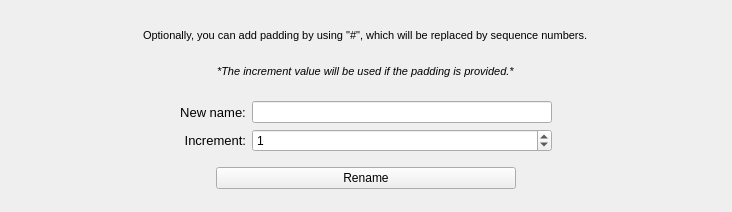
<?xml version="1.0" encoding="UTF-8"?>
<ui version="4.0">
 <class>wgOutliner_Renamer</class>
 <widget class="QWidget" name="wgOutliner_Renamer">
  <property name="geometry">
   <rect>
    <x>0</x>
    <y>0</y>
    <width>732</width>
    <height>212</height>
   </rect>
  </property>
  <property name="windowTitle">
   <string>Outliner Renamer</string>
  </property>
  <layout class="QVBoxLayout" name="verticalLayout" stretch="0,0,0">
   <item>
    <layout class="QVBoxLayout" name="verticalLayout_2">
     <item alignment="Qt::AlignHCenter">
      <widget class="QLabel" name="label_paddingInfo1">
       <property name="maximumSize">
        <size>
         <width>16777215</width>
         <height>30</height>
        </size>
       </property>
       <property name="font">
        <font>
         <family>Segoe UI</family>
         <pointsize>8</pointsize>
        </font>
       </property>
       <property name="text">
        <string>Optionally, you can add padding by using &quot;#&quot;, which will be replaced by sequence numbers.</string>
       </property>
      </widget>
     </item>
     <item alignment="Qt::AlignHCenter">
      <widget class="QLabel" name="label_paddingInfo2">
       <property name="maximumSize">
        <size>
         <width>16777215</width>
         <height>30</height>
        </size>
       </property>
       <property name="font">
        <font>
         <family>Segoe UI</family>
         <pointsize>8</pointsize>
         <italic>true</italic>
        </font>
       </property>
       <property name="text">
        <string>*The increment value will be used if the padding is provided.*</string>
       </property>
      </widget>
     </item>
    </layout>
   </item>
   <item>
    <layout class="QGridLayout" name="gridLayout" rowstretch="0,0" columnstretch="0,0,0,0" rowminimumheight="0,0" columnminimumwidth="0,0,0,0">
     <property name="sizeConstraint">
      <enum>QLayout::SetDefaultConstraint</enum>
     </property>
     <item row="0" column="2">
      <widget class="QLineEdit" name="lineEdit_newName">
       <property name="minimumSize">
        <size>
         <width>300</width>
         <height>0</height>
        </size>
       </property>
       <property name="maximumSize">
        <size>
         <width>300</width>
         <height>16777215</height>
        </size>
       </property>
      </widget>
     </item>
     <item row="1" column="3">
      <spacer name="horizontalSpacer">
       <property name="orientation">
        <enum>Qt::Horizontal</enum>
       </property>
       <property name="sizeHint" stdset="0">
        <size>
         <width>40</width>
         <height>20</height>
        </size>
       </property>
      </spacer>
     </item>
     <item row="1" column="1" alignment="Qt::AlignRight">
      <widget class="QLabel" name="label">
       <property name="font">
        <font>
         <family>Segoe UI</family>
         <pointsize>10</pointsize>
        </font>
       </property>
       <property name="text">
        <string>Increment:</string>
       </property>
       <property name="alignment">
        <set>Qt::AlignRight|Qt::AlignTrailing|Qt::AlignVCenter</set>
       </property>
      </widget>
     </item>
     <item row="0" column="1" alignment="Qt::AlignRight">
      <widget class="QLabel" name="label_newName">
       <property name="font">
        <font>
         <family>Segoe UI</family>
         <pointsize>10</pointsize>
        </font>
       </property>
       <property name="text">
        <string>New name:</string>
       </property>
       <property name="alignment">
        <set>Qt::AlignCenter</set>
       </property>
      </widget>
     </item>
     <item row="1" column="2">
      <widget class="QSpinBox" name="spinBox_increment">
       <property name="minimumSize">
        <size>
         <width>100</width>
         <height>0</height>
        </size>
       </property>
       <property name="maximumSize">
        <size>
         <width>300</width>
         <height>16777215</height>
        </size>
       </property>
       <property name="maximum">
        <number>999</number>
       </property>
       <property name="value">
        <number>1</number>
       </property>
      </widget>
     </item>
     <item row="1" column="0">
      <spacer name="horizontalSpacer_2">
       <property name="orientation">
        <enum>Qt::Horizontal</enum>
       </property>
       <property name="sizeHint" stdset="0">
        <size>
         <width>40</width>
         <height>20</height>
        </size>
       </property>
      </spacer>
     </item>
    </layout>
   </item>
   <item>
    <layout class="QHBoxLayout" name="horizontalLayout_2">
     <item>
      <widget class="QPushButton" name="button_rename">
       <property name="minimumSize">
        <size>
         <width>300</width>
         <height>0</height>
        </size>
       </property>
       <property name="maximumSize">
        <size>
         <width>300</width>
         <height>16777215</height>
        </size>
       </property>
       <property name="text">
        <string>Rename</string>
       </property>
      </widget>
     </item>
    </layout>
   </item>
  </layout>
 </widget>
 <resources/>
 <connections/>
</ui>
